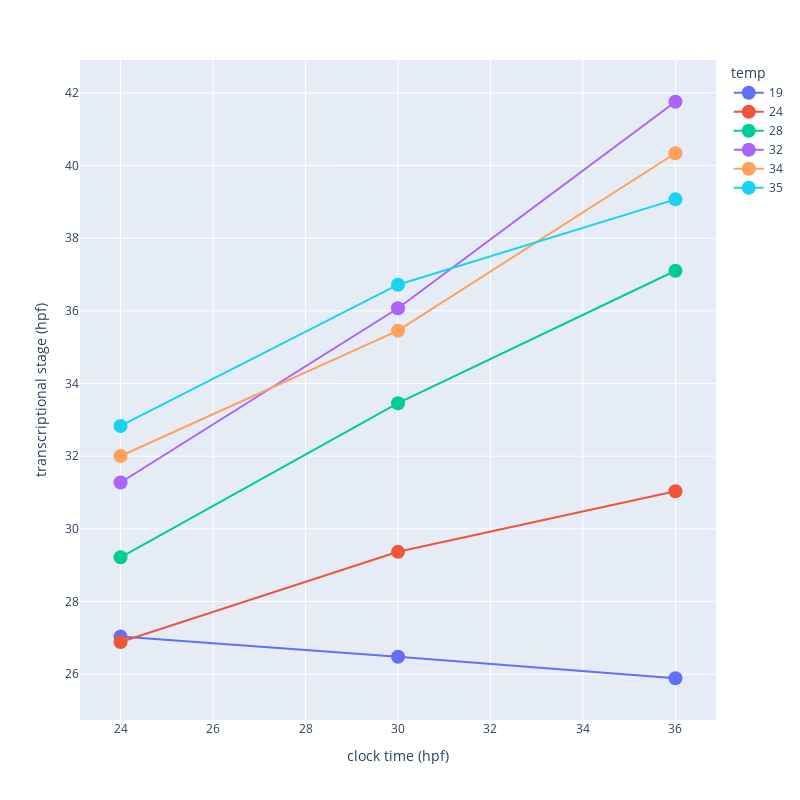

The code cell stored with this chart in its notebook:
### Code cell
grp_stage_df = emb_stage_df.loc[:, ["temp", "temp_str", "timepoint", "mean_nn_time", "predicted_stage"]].groupby(
                    ["temp", "temp_str", "timepoint", "predicted_stage"])["mean_nn_time"].agg(["mean", "std"]).reset_index()

fig = px.line(grp_stage_df, x="timepoint", y="mean", markers=True, color="temp")
fig.update_traces(marker=dict(size=14))
fig.update_layout(width=800, height=800) 

fig.update_layout(
    xaxis_title="clock time (hpf)",
    yaxis_title="transcriptional stage (hpf)"
)

fig.show()

# fig = px.line(grp_stage_df, x="timepoint", y="mean", color="temp")
fig.write_image(fig_folder + "cohort_transcriptional_stage_vs_time.png", scale=2)
fig.write_html(fig_folder + "cohort_transcriptional_stage_vs_time.html")

### Figure 1 — Plotly figure (JSON) as saved in the notebook; plotly's stock layout.template omitted (floating-point values rounded to 4 significant figures)
{"data": [{"hovertemplate": "temp=19<br>timepoint=%{x}<br>mean=%{y}<extra></extra>", "legendgroup": "19", "line": {"color": "#636efa", "dash": "solid"}, "marker": {"size": 14, "symbol": "circle"}, "mode": "lines+markers", "name": "19", "orientation": "v", "showlegend": true, "type": "scatter", "x": [24, 30, 36], "xaxis": "x", "y": [27.03, 26.48, 25.89], "yaxis": "y"}, {"hovertemplate": "temp=24<br>timepoint=%{x}<br>mean=%{y}<extra></extra>", "legendgroup": "24", "line": {"color": "#EF553B", "dash": "solid"}, "marker": {"size": 14, "symbol": "circle"}, "mode": "lines+markers", "name": "24", "orientation": "v", "showlegend": true, "type": "scatter", "x": [24, 30, 36], "xaxis": "x", "y": [26.88, 29.37, 31.03], "yaxis": "y"}, {"hovertemplate": "temp=28<br>timepoint=%{x}<br>mean=%{y}<extra></extra>", "legendgroup": "28", "line": {"color": "#00cc96", "dash": "solid"}, "marker": {"size": 14, "symbol": "circle"}, "mode": "lines+markers", "name": "28", "orientation": "v", "showlegend": true, "type": "scatter", "x": [24, 30, 36], "xaxis": "x", "y": [29.22, 33.46, 37.1], "yaxis": "y"}, {"hovertemplate": "temp=32<br>timepoint=%{x}<br>mean=%{y}<extra></extra>", "legendgroup": "32", "line": {"color": "#ab63fa", "dash": "solid"}, "marker": {"size": 14, "symbol": "circle"}, "mode": "lines+markers", "name": "32", "orientation": "v", "showlegend": true, "type": "scatter", "x": [24, 30, 36], "xaxis": "x", "y": [31.28, 36.07, 41.76], "yaxis": "y"}, {"hovertemplate": "temp=34<br>timepoint=%{x}<br>mean=%{y}<extra></extra>", "legendgroup": "34", "line": {"color": "#FFA15A", "dash": "solid"}, "marker": {"size": 14, "symbol": "circle"}, "mode": "lines+markers", "name": "34", "orientation": "v", "showlegend": true, "type": "scatter", "x": [24, 30, 36], "xaxis": "x", "y": [32.0, 35.46, 40.34], "yaxis": "y"}, {"hovertemplate": "temp=35<br>timepoint=%{x}<br>mean=%{y}<extra></extra>", "legendgroup": "35", "line": {"color": "#19d3f3", "dash": "solid"}, "marker": {"size": 14, "symbol": "circle"}, "mode": "lines+markers", "name": "35", "orientation": "v", "showlegend": true, "type": "scatter", "x": [24, 30, 36], "xaxis": "x", "y": [32.83, 36.72, 39.07], "yaxis": "y"}], "layout": {"height": 800, "legend": {"title": {"text": "temp"}, "tracegroupgap": 0}, "margin": {"t": 60}, "width": 800, "xaxis": {"anchor": "y", "autorange": true, "domain": [0, 1], "range": [23.12, 36.88], "title": {"text": "clock time (hpf)"}, "type": "linear"}, "yaxis": {"anchor": "x", "autorange": true, "domain": [0, 1], "range": [24.74, 42.9], "title": {"text": "transcriptional stage (hpf)"}, "type": "linear"}}}
